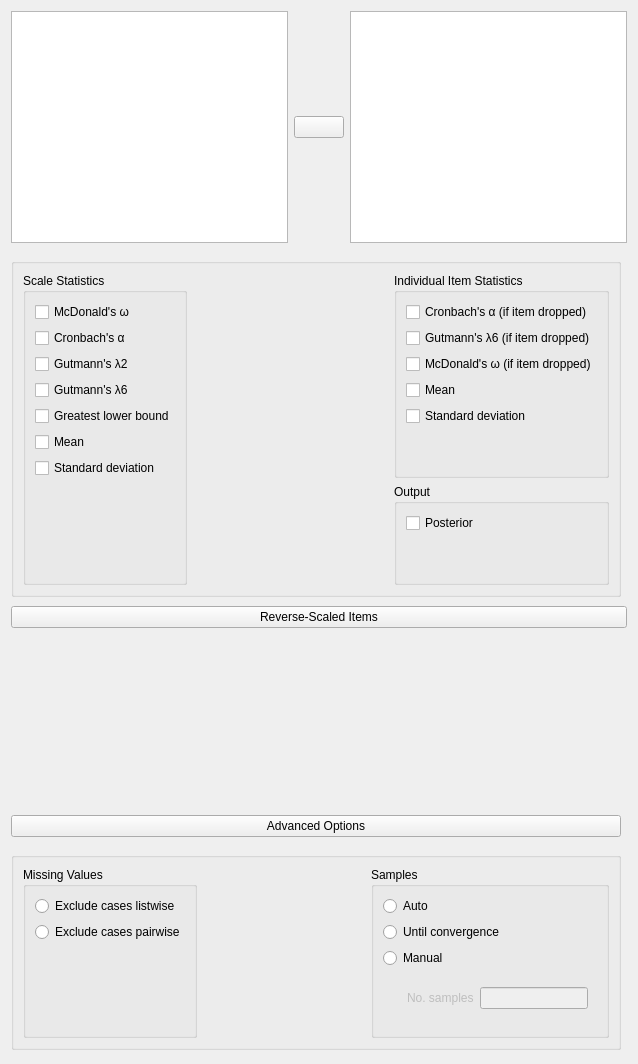
<?xml version="1.0" encoding="UTF-8"?>
<ui version="4.0">
 <class>ReliabilityAnalysisBayesianForm</class>
 <widget class="QWidget" name="ReliabilityAnalysisBayesianForm">
  <property name="geometry">
   <rect>
    <x>0</x>
    <y>0</y>
    <width>638</width>
    <height>1064</height>
   </rect>
  </property>
  <property name="windowTitle">
   <string>Form</string>
  </property>
  <layout class="QGridLayout" name="gridLayout_6">
   <item row="0" column="0" colspan="2">
    <widget class="QWidget" name="topWidget" native="true">
     <layout class="QGridLayout" name="gridLayout_3">
      <property name="leftMargin">
       <number>0</number>
      </property>
      <property name="topMargin">
       <number>0</number>
      </property>
      <property name="rightMargin">
       <number>0</number>
      </property>
      <property name="verticalSpacing">
       <number>0</number>
      </property>
      <item row="0" column="2" rowspan="3">
       <widget class="BoundListView" name="variables">
        <property name="minimumSize">
         <size>
          <width>0</width>
          <height>200</height>
         </size>
        </property>
       </widget>
      </item>
      <item row="1" column="1">
       <widget class="AssignButton" name="assignButton">
        <property name="sizePolicy">
         <sizepolicy hsizetype="Fixed" vsizetype="Fixed">
          <horstretch>0</horstretch>
          <verstretch>0</verstretch>
         </sizepolicy>
        </property>
        <property name="minimumSize">
         <size>
          <width>50</width>
          <height>0</height>
         </size>
        </property>
        <property name="maximumSize">
         <size>
          <width>50</width>
          <height>16777215</height>
         </size>
        </property>
        <property name="text">
         <string/>
        </property>
       </widget>
      </item>
      <item row="2" column="1">
       <spacer name="verticalSpacer_3">
        <property name="orientation">
         <enum>Qt::Vertical</enum>
        </property>
        <property name="sizeHint" stdset="0">
         <size>
          <width>20</width>
          <height>81</height>
         </size>
        </property>
       </spacer>
      </item>
      <item row="0" column="1">
       <spacer name="verticalSpacer_2">
        <property name="orientation">
         <enum>Qt::Vertical</enum>
        </property>
        <property name="sizeHint" stdset="0">
         <size>
          <width>20</width>
          <height>81</height>
         </size>
        </property>
       </spacer>
      </item>
      <item row="0" column="0" rowspan="3">
       <widget class="AvailableFieldsListView" name="listAvailableVariables">
        <property name="minimumSize">
         <size>
          <width>0</width>
          <height>200</height>
         </size>
        </property>
       </widget>
      </item>
     </layout>
    </widget>
   </item>
   <item row="2" column="0" colspan="2">
    <widget class="QWidget" name="revScaledItemsBox" native="true">
     <layout class="QGridLayout" name="gridLayout_4">
      <property name="leftMargin">
       <number>0</number>
      </property>
      <property name="topMargin">
       <number>3</number>
      </property>
      <property name="rightMargin">
       <number>0</number>
      </property>
      <property name="bottomMargin">
       <number>3</number>
      </property>
      <item row="0" column="0">
       <widget class="ExpanderButton" name="expanderPosthoc">
        <property name="sizePolicy">
         <sizepolicy hsizetype="Expanding" vsizetype="Fixed">
          <horstretch>0</horstretch>
          <verstretch>0</verstretch>
         </sizepolicy>
        </property>
        <property name="text">
         <string>Reverse-Scaled Items</string>
        </property>
       </widget>
      </item>
      <item row="1" column="0">
       <widget class="QWidget" name="containerRevScaledItems" native="true">
        <layout class="QVBoxLayout" name="verticalLayout">
         <property name="leftMargin">
          <number>0</number>
         </property>
         <property name="rightMargin">
          <number>0</number>
         </property>
         <property name="bottomMargin">
          <number>0</number>
         </property>
         <item>
          <widget class="BoundAssignWidget" name="reverseScaledItems" native="true">
           <property name="minimumSize">
            <size>
             <width>0</width>
             <height>160</height>
            </size>
           </property>
           <property name="focusPolicy">
            <enum>Qt::NoFocus</enum>
           </property>
          </widget>
         </item>
        </layout>
       </widget>
      </item>
     </layout>
    </widget>
   </item>
   <item row="4" column="0">
    <widget class="QWidget" name="advancedOptionsBox" native="true">
     <layout class="QGridLayout" name="gridLayout_11">
      <property name="leftMargin">
       <number>0</number>
      </property>
      <property name="topMargin">
       <number>3</number>
      </property>
      <property name="rightMargin">
       <number>0</number>
      </property>
      <property name="bottomMargin">
       <number>3</number>
      </property>
      <item row="0" column="0">
       <widget class="ExpanderButton" name="expanderPosthoc_5">
        <property name="sizePolicy">
         <sizepolicy hsizetype="Expanding" vsizetype="Fixed">
          <horstretch>0</horstretch>
          <verstretch>0</verstretch>
         </sizepolicy>
        </property>
        <property name="text">
         <string>Advanced Options</string>
        </property>
       </widget>
      </item>
      <item row="1" column="0">
       <widget class="QWidget" name="containerAdvOptions" native="true">
        <layout class="QVBoxLayout" name="verticalLayout_4">
         <property name="leftMargin">
          <number>0</number>
         </property>
         <property name="rightMargin">
          <number>0</number>
         </property>
         <property name="bottomMargin">
          <number>0</number>
         </property>
         <item>
          <widget class="BoundGroupBox" name="box">
           <property name="maximumSize">
            <size>
             <width>16777207</width>
             <height>16777215</height>
            </size>
           </property>
           <property name="title">
            <string/>
           </property>
           <layout class="QGridLayout" name="gridLayout_7">
            <item row="0" column="2">
             <widget class="BoundGroupBox" name="missingValues_2">
              <property name="maximumSize">
               <size>
                <width>16777207</width>
                <height>16777215</height>
               </size>
              </property>
              <property name="title">
               <string>Samples</string>
              </property>
              <layout class="QGridLayout" name="gridLayout_22">
               <property name="bottomMargin">
                <number>13</number>
               </property>
               <item row="3" column="0">
                <widget class="QWidget" name="fixedSamplesNumberContainer" native="true">
                 <property name="enabled">
                  <bool>false</bool>
                 </property>
                 <layout class="QGridLayout" name="gridLayout_15_1">
                  <property name="leftMargin">
                   <number>24</number>
                  </property>
                  <property name="topMargin">
                   <number>0</number>
                  </property>
                  <property name="bottomMargin">
                   <number>0</number>
                  </property>
                  <item row="0" column="0">
                   <widget class="QLabel" name="label_11_1">
                    <property name="text">
                     <string>No. samples</string>
                    </property>
                   </widget>
                  </item>
                  <item row="0" column="1">
                   <widget class="BoundTextBox" name="fixedSamplesNumber">
                    <property name="maximumSize">
                     <size>
                      <width>120</width>
                      <height>16777215</height>
                     </size>
                    </property>
                   </widget>
                  </item>
                 </layout>
                </widget>
               </item>
               <item row="0" column="0">
                <widget class="QRadioButton" name="_1auto">
                 <property name="text">
                  <string>Auto</string>
                 </property>
                </widget>
               </item>
               <item row="2" column="0">
                <widget class="QRadioButton" name="_2fixed">
                 <property name="text">
                  <string>Manual</string>
                 </property>
                </widget>
               </item>
               <item row="1" column="0">
                <widget class="QRadioButton" name="_1auto_2">
                 <property name="text">
                  <string>Until convergence</string>
                 </property>
                </widget>
               </item>
              </layout>
             </widget>
            </item>
            <item row="0" column="0">
             <widget class="BoundGroupBox" name="missingValues">
              <property name="maximumSize">
               <size>
                <width>16777207</width>
                <height>16777215</height>
               </size>
              </property>
              <property name="title">
               <string>Missing Values</string>
              </property>
              <layout class="QGridLayout" name="gridLayout_21">
               <property name="bottomMargin">
                <number>13</number>
               </property>
               <item row="0" column="0">
                <widget class="QRadioButton" name="excludeCasesListwise_7">
                 <property name="text">
                  <string>Exclude cases listwise</string>
                 </property>
                </widget>
               </item>
               <item row="1" column="0">
                <widget class="QRadioButton" name="excludeCasesPairwise_7">
                 <property name="text">
                  <string>Exclude cases pairwise</string>
                 </property>
                </widget>
               </item>
               <item row="2" column="0">
                <spacer name="verticalSpacer_6">
                 <property name="orientation">
                  <enum>Qt::Vertical</enum>
                 </property>
                 <property name="sizeHint" stdset="0">
                  <size>
                   <width>20</width>
                   <height>40</height>
                  </size>
                 </property>
                </spacer>
               </item>
              </layout>
             </widget>
            </item>
            <item row="0" column="1">
             <spacer name="horizontalSpacer_2">
              <property name="orientation">
               <enum>Qt::Horizontal</enum>
              </property>
              <property name="sizeHint" stdset="0">
               <size>
                <width>40</width>
                <height>20</height>
               </size>
              </property>
             </spacer>
            </item>
           </layout>
          </widget>
         </item>
        </layout>
       </widget>
      </item>
     </layout>
    </widget>
   </item>
   <item row="1" column="0">
    <widget class="BoundGroupBox" name="box_2">
     <property name="maximumSize">
      <size>
       <width>16777207</width>
       <height>16777215</height>
      </size>
     </property>
     <property name="title">
      <string/>
     </property>
     <layout class="QGridLayout" name="gridLayout_13">
      <item row="0" column="0" rowspan="2">
       <widget class="BoundGroupBox" name="totalScaleStats">
        <property name="sizePolicy">
         <sizepolicy hsizetype="Preferred" vsizetype="Preferred">
          <horstretch>0</horstretch>
          <verstretch>0</verstretch>
         </sizepolicy>
        </property>
        <property name="minimumSize">
         <size>
          <width>0</width>
          <height>0</height>
         </size>
        </property>
        <property name="title">
         <string>Scale Statistics</string>
        </property>
        <property name="flat">
         <bool>false</bool>
        </property>
        <layout class="QGridLayout" name="gridLayout">
         <item row="12" column="0">
          <widget class="BoundCheckBox" name="sdScale">
           <property name="text">
            <string>Standard deviation</string>
           </property>
          </widget>
         </item>
         <item row="11" column="0">
          <widget class="BoundCheckBox" name="meanScale">
           <property name="text">
            <string>Mean</string>
           </property>
          </widget>
         </item>
         <item row="7" column="0">
          <widget class="BoundCheckBox" name="glbScale">
           <property name="text">
            <string>Greatest lower bound</string>
           </property>
          </widget>
         </item>
         <item row="2" column="0">
          <widget class="BoundCheckBox" name="gutmann2Scale">
           <property name="text">
            <string>Gutmann's λ2</string>
           </property>
          </widget>
         </item>
         <item row="3" column="0">
          <widget class="BoundCheckBox" name="gutmann6Scale">
           <property name="text">
            <string>Gutmann's λ6</string>
           </property>
          </widget>
         </item>
         <item row="0" column="0">
          <widget class="BoundCheckBox" name="mcDonaldScale">
           <property name="text">
            <string>McDonald's ω</string>
           </property>
          </widget>
         </item>
         <item row="13" column="0">
          <spacer name="verticalSpacer">
           <property name="orientation">
            <enum>Qt::Vertical</enum>
           </property>
           <property name="sizeHint" stdset="0">
            <size>
             <width>20</width>
             <height>40</height>
            </size>
           </property>
          </spacer>
         </item>
         <item row="1" column="0">
          <widget class="BoundCheckBox" name="alphaScale">
           <property name="text">
            <string>Cronbach's α</string>
           </property>
          </widget>
         </item>
        </layout>
       </widget>
      </item>
      <item row="0" column="2">
       <widget class="BoundGroupBox" name="itemStats">
        <property name="title">
         <string>Individual Item Statistics</string>
        </property>
        <layout class="QGridLayout" name="gridLayout_5">
         <item row="2" column="0">
          <widget class="BoundCheckBox" name="mcDonaldItem">
           <property name="text">
            <string>McDonald's ω (if item dropped)</string>
           </property>
          </widget>
         </item>
         <item row="1" column="0">
          <widget class="BoundCheckBox" name="gutmannItem">
           <property name="text">
            <string>Gutmann's λ6 (if item dropped)</string>
           </property>
          </widget>
         </item>
         <item row="0" column="0">
          <widget class="BoundCheckBox" name="alphaItem">
           <property name="text">
            <string>Cronbach's α (if item dropped)</string>
           </property>
          </widget>
         </item>
         <item row="3" column="0">
          <widget class="BoundCheckBox" name="meanItem">
           <property name="text">
            <string>Mean</string>
           </property>
          </widget>
         </item>
         <item row="4" column="0">
          <widget class="BoundCheckBox" name="sdItem">
           <property name="text">
            <string>Standard deviation</string>
           </property>
          </widget>
         </item>
         <item row="5" column="0">
          <spacer name="verticalSpacer_4">
           <property name="orientation">
            <enum>Qt::Vertical</enum>
           </property>
           <property name="sizeHint" stdset="0">
            <size>
             <width>20</width>
             <height>40</height>
            </size>
           </property>
          </spacer>
         </item>
        </layout>
       </widget>
      </item>
      <item row="1" column="2">
       <widget class="BoundGroupBox" name="totalScaleStats_2">
        <property name="sizePolicy">
         <sizepolicy hsizetype="Preferred" vsizetype="Preferred">
          <horstretch>0</horstretch>
          <verstretch>0</verstretch>
         </sizepolicy>
        </property>
        <property name="minimumSize">
         <size>
          <width>0</width>
          <height>0</height>
         </size>
        </property>
        <property name="title">
         <string>Output</string>
        </property>
        <property name="flat">
         <bool>false</bool>
        </property>
        <layout class="QGridLayout" name="gridLayout_2">
         <item row="0" column="0">
          <widget class="BoundCheckBox" name="plotPosterior">
           <property name="text">
            <string>Posterior</string>
           </property>
          </widget>
         </item>
         <item row="6" column="0">
          <spacer name="verticalSpacer_5">
           <property name="orientation">
            <enum>Qt::Vertical</enum>
           </property>
           <property name="sizeHint" stdset="0">
            <size>
             <width>20</width>
             <height>40</height>
            </size>
           </property>
          </spacer>
         </item>
        </layout>
       </widget>
      </item>
      <item row="0" column="1">
       <spacer name="horizontalSpacer">
        <property name="orientation">
         <enum>Qt::Horizontal</enum>
        </property>
        <property name="sizeHint" stdset="0">
         <size>
          <width>40</width>
          <height>20</height>
         </size>
        </property>
       </spacer>
      </item>
     </layout>
    </widget>
   </item>
  </layout>
 </widget>
 <customwidgets>
  <customwidget>
   <class>AssignButton</class>
   <extends>QPushButton</extends>
   <header>widgets/assignbutton.h</header>
  </customwidget>
  <customwidget>
   <class>AvailableFieldsListView</class>
   <extends>QListView</extends>
   <header>widgets/availablefieldslistview.h</header>
  </customwidget>
  <customwidget>
   <class>BoundGroupBox</class>
   <extends>QGroupBox</extends>
   <header>widgets/boundgroupbox.h</header>
   <container>1</container>
  </customwidget>
  <customwidget>
   <class>BoundCheckBox</class>
   <extends>QCheckBox</extends>
   <header>widgets/boundcheckbox.h</header>
  </customwidget>
  <customwidget>
   <class>ExpanderButton</class>
   <extends>QPushButton</extends>
   <header>widgets/expanderbutton.h</header>
  </customwidget>
  <customwidget>
   <class>BoundListView</class>
   <extends>QListView</extends>
   <header>widgets/boundlistview.h</header>
  </customwidget>
  <customwidget>
   <class>BoundAssignWidget</class>
   <extends>QWidget</extends>
   <header>widgets/boundassignwidget.h</header>
   <container>1</container>
  </customwidget>
  <customwidget>
   <class>BoundTextBox</class>
   <extends>QLineEdit</extends>
   <header>widgets/boundtextbox.h</header>
  </customwidget>
 </customwidgets>
 <tabstops>
  <tabstop>listAvailableVariables</tabstop>
  <tabstop>assignButton</tabstop>
  <tabstop>variables</tabstop>
  <tabstop>glbScale</tabstop>
  <tabstop>meanScale</tabstop>
  <tabstop>sdScale</tabstop>
  <tabstop>alphaItem</tabstop>
  <tabstop>gutmannItem</tabstop>
  <tabstop>mcDonaldItem</tabstop>
  <tabstop>meanItem</tabstop>
  <tabstop>sdItem</tabstop>
  <tabstop>expanderPosthoc</tabstop>
  <tabstop>expanderPosthoc_5</tabstop>
 </tabstops>
 <resources/>
 <connections/>
</ui>
